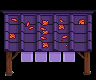

A 2D game scene composited from a Tiled map and its tileset images. What follows is a short description and the map's XML, with every tile layer's data as written:
An orthogonal 6x5 tile map with 16x16 px tiles, 1 tile layer (AlwaysFront).

<map version="1.10" tiledversion="1.11.2" orientation="orthogonal" renderorder="right-down" compressionlevel="0" width="6" height="5" tilewidth="16" tileheight="16" infinite="0" nextlayerid="8" nextobjectid="1">
 <tileset firstgid="1" source="master_canopies.tsx" /><layer id="5" name="AlwaysFront" width="6" height="5">
  <data encoding="csv">
433,434,435,436,437,438,
487,488,489,490,491,492,
541,542,543,544,545,546,
595,596,597,598,599,600,
649,650,651,0,653,654
</data>
 </layer>
</map>
